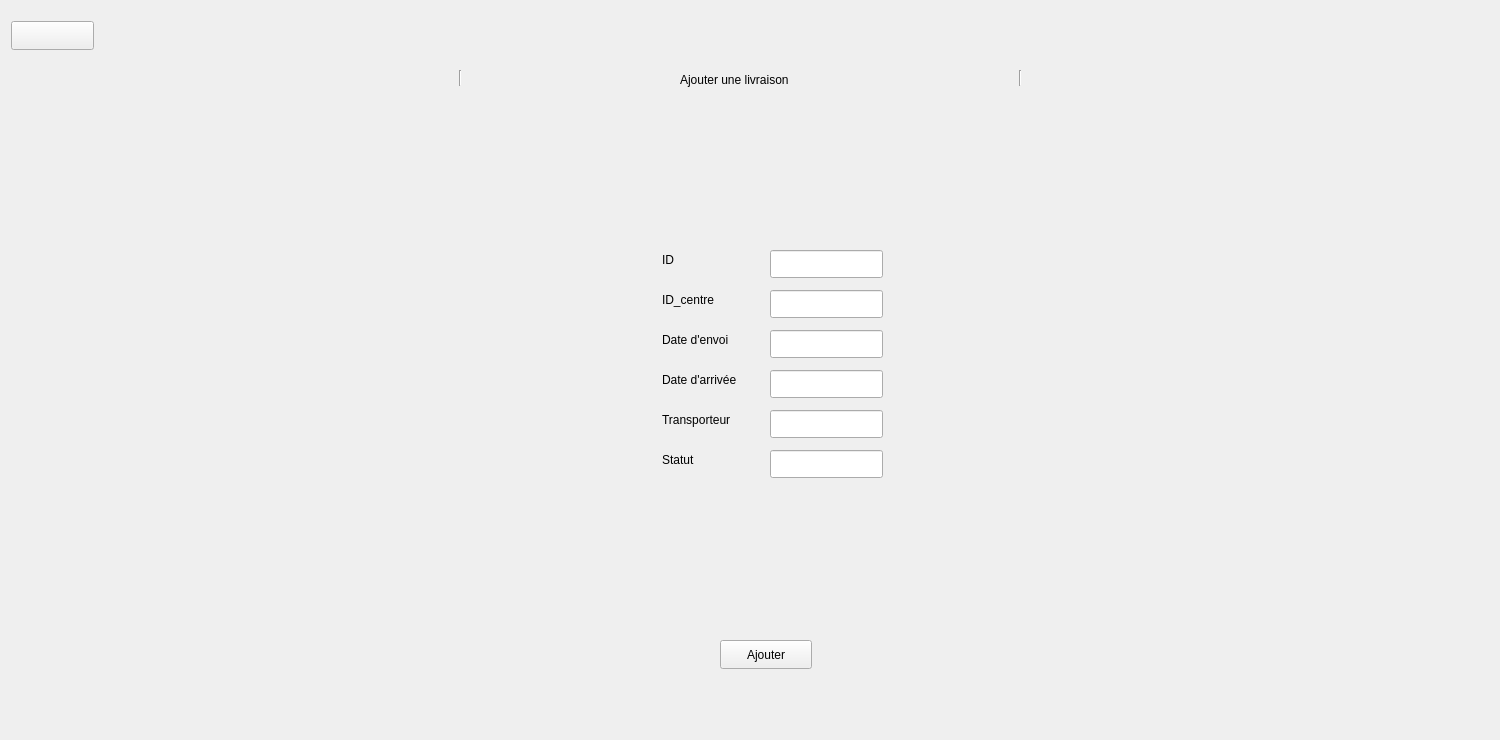
        <widget class="QWidget" name="page_22">
         <widget class="QPushButton" name="pushButton_88">
          <property name="geometry">
           <rect>
            <x>11</x>
            <y>21</y>
            <width>83</width>
            <height>29</height>
           </rect>
          </property>
          <property name="text">
           <string/>
          </property>
          <property name="icon">
           <iconset theme="QIcon::ThemeIcon::EditUndo">
            <normaloff>../../../../GExamen/GExamen</normaloff>../../../../GExamen/GExamen</iconset>
          </property>
         </widget>
         <widget class="QFrame" name="frame_45">
          <property name="geometry">
           <rect>
            <x>10</x>
            <y>60</y>
            <width>1481</width>
            <height>671</height>
           </rect>
          </property>
          <property name="frameShape">
           <enum>QFrame::NoFrame</enum>
          </property>
          <widget class="QFrame" name="frame_46">
           <property name="geometry">
            <rect>
             <x>0</x>
             <y>0</y>
             <width>1481</width>
             <height>41</height>
            </rect>
           </property>
           <property name="frameShape">
            <enum>QFrame::NoFrame</enum>
           </property>
           <widget class="QLabel" name="label_134">
            <property name="geometry">
             <rect>
              <x>670</x>
              <y>10</y>
              <width>201</width>
              <height>20</height>
             </rect>
            </property>
            <property name="text">
             <string>Ajouter une livraison</string>
            </property>
           </widget>
           <widget class="Line" name="line_31">
            <property name="geometry">
             <rect>
              <x>890</x>
              <y>10</y>
              <width>241</width>
              <height>16</height>
             </rect>
            </property>
            <property name="orientation">
             <enum>Qt::Vertical</enum>
            </property>
           </widget>
           <widget class="Line" name="line_32">
            <property name="geometry">
             <rect>
              <x>330</x>
              <y>10</y>
              <width>241</width>
              <height>16</height>
             </rect>
            </property>
            <property name="orientation">
             <enum>Qt::Vertical</enum>
            </property>
           </widget>
          </widget>
          <widget class="QPushButton" name="pushButton_89">
           <property name="geometry">
            <rect>
             <x>710</x>
             <y>580</y>
             <width>92</width>
             <height>29</height>
            </rect>
           </property>
           <property name="text">
            <string>Ajouter</string>
           </property>
          </widget>
          <widget class="QLineEdit" name="lineEdit_83">
           <property name="geometry">
            <rect>
             <x>760</x>
             <y>270</y>
             <width>113</width>
             <height>28</height>
            </rect>
           </property>
           <property name="styleSheet">
            <string notr="true"/>
           </property>
          </widget>
          <widget class="QLabel" name="label_135">
           <property name="geometry">
            <rect>
             <x>652</x>
             <y>390</y>
             <width>91</width>
             <height>20</height>
            </rect>
           </property>
           <property name="text">
            <string>Statut</string>
           </property>
          </widget>
          <widget class="QLabel" name="label_136">
           <property name="geometry">
            <rect>
             <x>652</x>
             <y>350</y>
             <width>91</width>
             <height>20</height>
            </rect>
           </property>
           <property name="text">
            <string>Transporteur</string>
           </property>
          </widget>
          <widget class="QLineEdit" name="lineEdit_81">
           <property name="geometry">
            <rect>
             <x>760</x>
             <y>350</y>
             <width>113</width>
             <height>28</height>
            </rect>
           </property>
           <property name="styleSheet">
            <string notr="true"/>
           </property>
          </widget>
          <widget class="QLineEdit" name="lineEdit_78">
           <property name="geometry">
            <rect>
             <x>760</x>
             <y>310</y>
             <width>113</width>
             <height>28</height>
            </rect>
           </property>
           <property name="styleSheet">
            <string notr="true"/>
           </property>
          </widget>
          <widget class="QLabel" name="label_137">
           <property name="geometry">
            <rect>
             <x>652</x>
             <y>310</y>
             <width>91</width>
             <height>20</height>
            </rect>
           </property>
           <property name="text">
            <string>Date d'arrivée</string>
           </property>
          </widget>
          <widget class="QLabel" name="label_138">
           <property name="geometry">
            <rect>
             <x>652</x>
             <y>190</y>
             <width>91</width>
             <height>20</height>
            </rect>
           </property>
           <property name="text">
            <string>ID</string>
           </property>
          </widget>
          <widget class="QLabel" name="label_139">
           <property name="geometry">
            <rect>
             <x>652</x>
             <y>230</y>
             <width>91</width>
             <height>20</height>
            </rect>
           </property>
           <property name="text">
            <string>ID_centre</string>
           </property>
          </widget>
          <widget class="QLineEdit" name="lineEdit_79">
           <property name="geometry">
            <rect>
             <x>760</x>
             <y>390</y>
             <width>113</width>
             <height>28</height>
            </rect>
           </property>
           <property name="styleSheet">
            <string notr="true"/>
           </property>
          </widget>
          <widget class="QLineEdit" name="lineEdit_80">
           <property name="geometry">
            <rect>
             <x>760</x>
             <y>230</y>
             <width>113</width>
             <height>28</height>
            </rect>
           </property>
           <property name="styleSheet">
            <string notr="true"/>
           </property>
          </widget>
          <widget class="QLineEdit" name="lineEdit_82">
           <property name="geometry">
            <rect>
             <x>760</x>
             <y>190</y>
             <width>113</width>
             <height>28</height>
            </rect>
           </property>
           <property name="styleSheet">
            <string notr="true"/>
           </property>
          </widget>
          <widget class="QLabel" name="label_140">
           <property name="geometry">
            <rect>
             <x>652</x>
             <y>270</y>
             <width>91</width>
             <height>20</height>
            </rect>
           </property>
           <property name="text">
            <string>Date d'envoi</string>
           </property>
          </widget>
         </widget>
        </widget>
